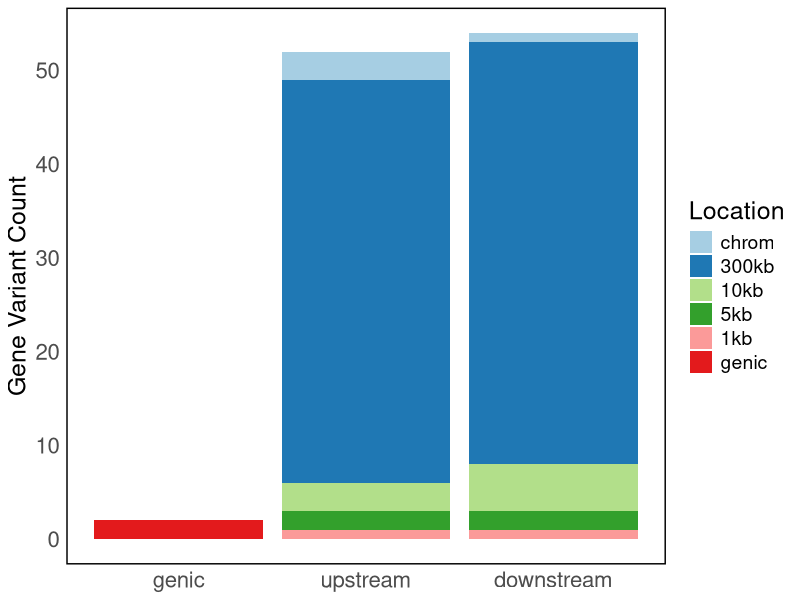
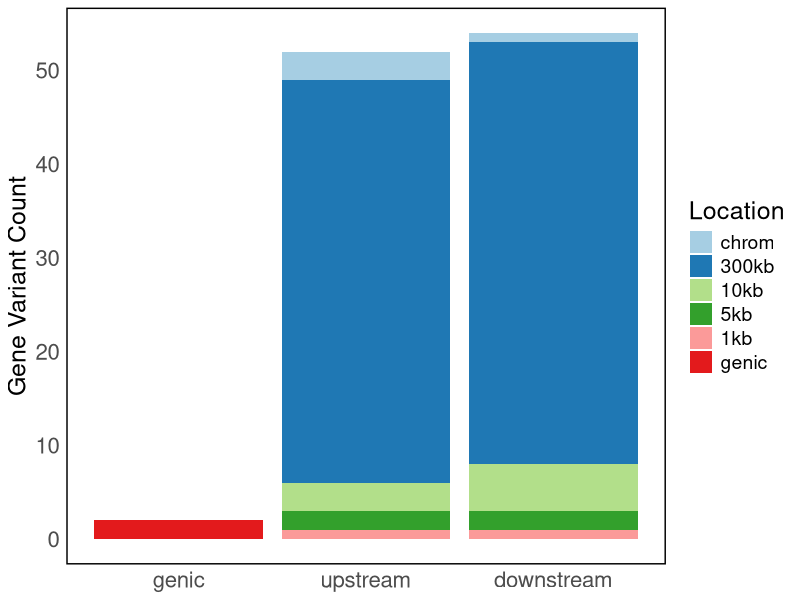

Write the R code that produced these figures, in order.
###########################################################################
## Create a figure to communicate distances bw variants and transcripts ##
###########################################################################

### load in data
data<- read.csv("temp_tables/RNA_comparisons_summary.csv", header=TRUE)

View(data)
## counts column gives total (e.g. the variants within 1kb are also counted 
## in the 5kb category)
## exclusive column gives just that bin (e.g. variants between 1-5 kb, but not 
## less than 1kb for the 5kb row)
#------------------------------------------------------------------------------
# Load necessary library
library(ggplot2)
library(dplyr)
#------------------------------------------------------------------------------
# Categorize upstream

### relevel bars: 
data$Position<-factor(data$Position, levels = c("genic", "upstream", "downstream"))
#data$Location<-factor(data$Location, levels = c("genic", "1kb", "5kb", "10kb", "300kb", "chrom"))
data$Location<-factor(data$Location, levels = c("chrom", "300kb", "10kb", "5kb", "1kb", "genic"))
### Barplot of proportions for comparison
barplot<-ggplot(data, aes(x = Position, y = exclusive, fill = Location)) +
  geom_bar(stat = "identity") +
  theme_minimal() +
  scale_fill_brewer(palette = "Paired") +  # Use the discrete viridis color scale
  labs(x = "Position", y = "Gene Variant Count", fill = "Location") + 
  theme(
    panel.border = element_rect(color = "black", size = 1, fill = "transparent"),  # Transparent fill for the border
    panel.grid.major = element_blank(),  # Removes major gridlines
    panel.grid.minor = element_blank(), 
    axis.text.x = element_text(
      size = 16,  # Increase font size
      angle = 0,  # Rotate the labels to avoid overlap  # Adjust horizontal justification
      vjust = 1  # Adjust vertical justification
    ),  # Increase font size of x-axis tick labels
    axis.text.y = element_text(size = 16),  # Increase font size of y-axis tick labels
    axis.title.y = element_text(size = 18),  # Increase font size of y-axis label
    axis.title.x = element_blank(), 
    legend.text = element_text(size = 14),  # Increase font size of legend text
    legend.title = element_text(size = 18), 
  ) +
  scale_y_continuous(breaks = seq(0, 60, by = 10))
  scale_x_discrete(labels = function(x) str_wrap(x, width = 10))  # Wrap text of x-axis labels

plot(barplot)

#ggsave(filename = "figures/Figure4_annotations_barplot_short.pdf", plot = barplot , width = 6, height = 8)
ggsave(filename = "figures/Figure5_locations_barplot.jpeg", plot = barplot , width = 6, height = 8)
